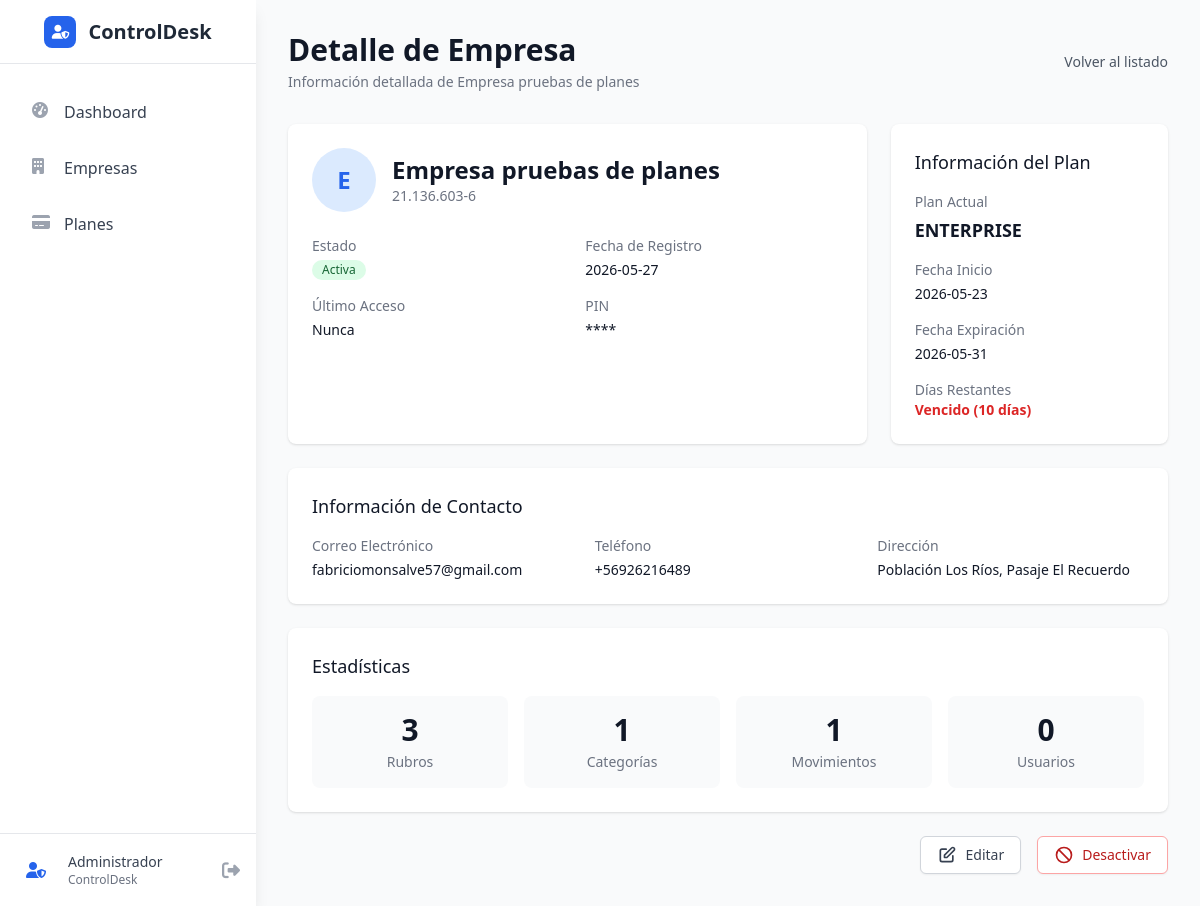
The page /admin/empresas/2 (signed in) on the database its author committed.
### app/models/empresa.py (models this page shows, shortened)
class Empresa(db.Model):
    __tablename__ = 'empresas'
    id = db.Column(db.Integer, primary_key=True)
    nombre = db.Column(db.String(100), nullable=False, unique=True)
    pin_hash = db.Column(db.String(255), nullable=False)
    estado = db.Column(db.String(20), nullable=False, default='activa')
    fecha_creacion = db.Column(db.DateTime, nullable=False, default=datetime.utcnow)
    rut_empresa = db.Column(db.String(20), nullable=True)
    correo = db.Column(db.String(120), nullable=True)
    telefono = db.Column(db.String(20), nullable=True)
    direccion = db.Column(db.String(200), nullable=True)
    ultimo_acceso = db.Column(db.DateTime, nullable=True)
    plan_id = db.Column(db.Integer, db.ForeignKey('planes.id'), nullable=True)
    fecha_inicio_plan = db.Column(db.DateTime, nullable=True)
    fecha_expiracion_plan = db.Column(db.DateTime, nullable=True)
    rubros = db.relationship('Rubro', backref='empresa', lazy=True, cascade='all, delete-orphan')
    movimientos = db.relationship('Movimiento', backref='empresa', lazy=True, cascade='all, delete-orphan')
    categorias = db.relationship('Categoria', backref='empresa', lazy=True, cascade='all, delete-orphan')
    users = db.relationship('User', backref='empresa', lazy=True)
    def to_dict(self):
        return {
            'id': self.id,
            'nombre': self.nombre,
            'estado': self.estado,
            'rut_empresa': self.rut_empresa,
            'correo': self.correo,
            'telefono': self.telefono,
            'direccion': self.direccion,
            'fecha_creacion': self.fecha_creacion.isoformat() if self.fecha_creacion else None,
            'ultimo_acceso': self.ultimo_acceso.isoformat() if self.ultimo_acceso else None,
            'plan_id': self.plan_id,
            'fecha_inicio_plan': self.fecha_inicio_plan.isoformat() if self.fecha_inicio_plan else None,
            'fecha_expiracion_plan': self.fecha_expiracion_plan.isoformat() if self.fecha_expiracion_plan else None,
            'plan': self.plan.to_dict() if self.plan else None
        }

### app/models/plan.py (models this page shows, shortened)
class Plan(db.Model):
    __tablename__ = 'planes'
    id = db.Column(db.Integer, primary_key=True)
    nombre = db.Column(db.String(50), unique=True, nullable=False)  # FREE, BASIC, PRO, ENTERPRISE
    descripcion = db.Column(db.String(200), nullable=True)
    precio_mensual = db.Column(db.Float, default=0.0)
    activo = db.Column(db.Boolean, default=True)
    max_rubros = db.Column(db.Integer, default=3)  # Límite de rubros
    max_categorias = db.Column(db.Integer, default=10)  # Límite de categorías
    max_usuarios = db.Column(db.Integer, default=1)  # Límite de usuarios
    max_movimientos_mensuales = db.Column(db.Integer, default=100)  # Límite de movimientos mensuales
    acceso_reportes_avanzados = db.Column(db.Boolean, default=False)  # Acceso a reportes avanzados
    acceso_export_pdf = db.Column(db.Boolean, default=False)  # Acceso a exportar PDF
    fecha_creacion = db.Column(db.DateTime, nullable=False, default=datetime.utcnow)
    empresas = db.relationship('Empresa', backref='plan', lazy=True)
    def to_dict(self):
        return {
            'id': self.id,
            'nombre': self.nombre,
            'descripcion': self.descripcion,
            'precio_mensual': self.precio_mensual,
            'activo': self.activo,
            'max_rubros': self.max_rubros,
            'max_categorias': self.max_categorias,
            'max_usuarios': self.max_usuarios,
            'max_movimientos_mensuales': self.max_movimientos_mensuales,
            'acceso_reportes_avanzados': self.acceso_reportes_avanzados,
            'acceso_export_pdf': self.acceso_export_pdf,
            'fecha_creacion': self.fecha_creacion.isoformat() if self.fecha_creacion else None
        }

### app/routes/admin.py (the view)
@admin_bp.route('/empresas/<int:empresa_id>')
@admin_required
def empresas_detalle(empresa_id):
    empresa = AdminService.get_empresa_detalle(empresa_id)
    if not empresa:
        flash('Empresa no encontrada', 'error')
        return redirect(url_for('admin.empresas_list'))
    return render_template('admin/empresas_detalle.html', empresa=empresa)

### app/models/user.py (called while the page is built)
    def is_admin(self):
        return self.role == 'ADMIN'

### app/templates/admin/empresas_detalle.html (shortened to what this page needs)
{% extends "base_admin.html" %}
{% block content %}
<div class="p-6 sm:p-8">
    <div class="flex justify-between items-center mb-8">
        <div>
            <h1 class="text-3xl font-bold text-gray-900">Detalle de Empresa</h1>
            <p class="mt-1 text-sm text-gray-500">Información detallada de {{ empresa.nombre }}</p>
        </div>
        <a href="{{ url_for('admin.empresas_list') }}" class="text-gray-600 hover:text-gray-900 text-sm">
            Volver al listado
        </a>
    </div>
        <div class="grid grid-cols-1 lg:grid-cols-3 gap-6 mb-6">
            <div class="lg:col-span-2 bg-white rounded-lg shadow p-6">
                <div class="flex items-center mb-6">
                    <div class="flex-shrink-0 h-16 w-16 bg-blue-100 rounded-full flex items-center justify-center">
                        <span class="text-blue-600 font-bold text-2xl">{{ empresa.nombre[0]|upper }}</span>
                    </div>
                    <div class="ml-4">
                        <h2 class="text-2xl font-bold text-gray-900">{{ empresa.nombre }}</h2>
                        <p class="text-sm text-gray-500">{{ empresa.rut_empresa or 'Sin RUT' }}</p>
                    </div>
                </div>
                <div class="grid grid-cols-2 gap-4">
                    <div>
                        <p class="text-sm font-medium text-gray-500">Estado</p>
                        <span class="inline-flex items-center px-2.5 py-0.5 rounded-full text-xs font-medium mt-1 {% if empresa.estado == 'activa' %}bg-green-100 text-green-800{% else %}bg-red-100 text-red-800{% endif %}">
                            {{ empresa.estado|capitalize }}
                        </span>
                    </div>
                    <div>
                        <p class="text-sm font-medium text-gray-500">Fecha de Registro</p>
                        <p class="text-sm text-gray-900 mt-1">{{ empresa.fecha_creacion.split('T')[0] if empresa.fecha_creacion else '-' }}</p>
                    </div>
                    <div>
                        <p class="text-sm font-medium text-gray-500">Último Acceso</p>
                        <p class="text-sm text-gray-900 mt-1">{{ empresa.ultimo_acceso.split('T')[0] if empresa.ultimo_acceso else 'Nunca' }}</p>
                    </div>
                    <div>
                        <p class="text-sm font-medium text-gray-500">PIN</p>
                        <p class="text-sm text-gray-900 mt-1">****</p>
                    </div>
                </div>
            </div>
            <div class="bg-white rounded-lg shadow p-6">
                <h3 class="text-lg font-medium text-gray-900 mb-4">Información del Plan</h3>
                <div class="space-y-4">
                    <div>
                        <p class="text-sm font-medium text-gray-500">Plan Actual</p>
                        <p class="text-lg font-semibold text-gray-900 mt-1">{{ empresa.plan_nombre or 'Sin plan' }}</p>
                    </div>
                    <div>
                        <p class="text-sm font-medium text-gray-500">Fecha Inicio</p>
                        <p class="text-sm text-gray-900 mt-1">{{ empresa.fecha_inicio_plan.split('T')[0] if empresa.fecha_inicio_plan else '-' }}</p>
                    </div>
                    <div>
                        <p class="text-sm font-medium text-gray-500">Fecha Expiración</p>
                        <p class="text-sm text-gray-900 mt-1">
                            {{ empresa.fecha_expiracion_plan.split('T')[0] if empresa.fecha_expiracion_plan else '-' }}
                        </p>
                    </div>
                    {% if empresa.fecha_expiracion_plan %}
                    <div>
                        <p class="text-sm font-medium text-gray-500">Días Restantes</p>
                        <p class="text-sm text-gray-900">
                            {% if empresa.esta_vencido %}
                                <span class="text-red-600 font-semibold">Vencido ({{ empresa.dias_restantes|abs }} días)</span>
                            {% else %}
                                <span class="text-green-600 font-semibold">{{ empresa.dias_restantes }} días</span>
                            {% endif %}
                        </p>
                    </div>
                    {% endif %}
                </div>
            </div>
        </div>
        <div class="bg-white rounded-lg shadow p-6 mb-6">
            <h3 class="text-lg font-medium text-gray-900 mb-4">Información de Contacto</h3>
            <div class="grid grid-cols-1 md:grid-cols-3 gap-4">
                <div>
                    <p class="text-sm font-medium text-gray-500">Correo Electrónico</p>
                    <p class="text-sm text-gray-900 mt-1">{{ empresa.correo or '-' }}</p>
                </div>
                <div>
                    <p class="text-sm font-medium text-gray-500">Teléfono</p>
                    <p class="text-sm text-gray-900 mt-1">{{ empresa.telefono or '-' }}</p>
                </div>
                <div>
                    <p class="text-sm font-medium text-gray-500">Dirección</p>
                    <p class="text-sm text-gray-900 mt-1">{{ empresa.direccion or '-' }}</p>
                </div>
            </div>
        </div>
        <div class="bg-white rounded-lg shadow p-6 mb-6">
            <h3 class="text-lg font-medium text-gray-900 mb-4">Estadísticas</h3>
            <div class="grid grid-cols-2 md:grid-cols-4 gap-4">
                <div class="text-center p-4 bg-gray-50 rounded-lg">
                    <p class="text-3xl font-bold text-gray-900">{{ empresa.estadisticas.rubros_count if empresa.estadisticas else 0 }}</p>
                    <p class="text-sm text-gray-500 mt-1">Rubros</p>
                </div>
                <div class="text-center p-4 bg-gray-50 rounded-lg">
                    <p class="text-3xl font-bold text-gray-900">{{ empresa.estadisticas.categorias_count if empresa.estadisticas else 0 }}</p>
                    <p class="text-sm text-gray-500 mt-1">Categorías</p>
                </div>
                <div class="text-center p-4 bg-gray-50 rounded-lg">
                    <p class="text-3xl font-bold text-gray-900">{{ empresa.estadisticas.movimientos_total if empresa.estadisticas else 0 }}</p>
                    <p class="text-sm text-gray-500 mt-1">Movimientos</p>
                </div>
                <div class="text-center p-4 bg-gray-50 rounded-lg">
                    <p class="text-3xl font-bold text-gray-900">{{ empresa.estadisticas.users_count if empresa.estadisticas else 0 }}</p>
                    <p class="text-sm text-gray-500 mt-1">Usuarios</p>
                </div>
            </div>
        </div>
        <div class="flex justify-end space-x-4">
            <a href="{{ url_for('admin.empresas_edit', empresa_id=empresa.id) }}" class="inline-flex items-center px-4 py-2 border border-gray-300 rounded-md shadow-sm text-sm font-medium text-gray-700 bg-white hover:bg-gray-50">
                <svg class="h-5 w-5 mr-2" fill="none" stroke="currentColor" viewBox="0 0 24 24">
                    <path stroke-linecap="round" stroke-linejoin="round" stroke-width="2" d="M11 5H6a2 2 0 00-2 2v11a2 2 0 002 2h11a2 2 0 002-2v-5m-1.414-9.414a2 2 0 112.828 2.828L11.828 15H9v-2.828l8.586-8.586z"></path>
                </svg>
                Editar
            </a>
            {% if empresa.estado == 'activa' %}
            <form action="{{ url_for('admin.empresas_desactivar', empresa_id=empresa.id) }}" method="POST" class="inline" onsubmit="return confirm('¿Está seguro de desactivar esta empresa?')">
                <button type="submit" class="inline-flex items-center px-4 py-2 border border-red-300 rounded-md shadow-sm text-sm font-medium text-red-700 bg-white hover:bg-red-50">
                    <svg class="h-5 w-5 mr-2" fill="none" stroke="currentColor" viewBox="0 0 24 24">
                        <path stroke-linecap="round" stroke-linejoin="round" stroke-width="2" d="M18.364 18.364A9 9 0 005.636 5.636m12.728 12.728A9 9 0 015.636 5.636m12.728 12.728L5.636 5.636"></path>
                    </svg>
                    Desactivar
                </button>
            </form>
            {% endif %}
        </div>
    </div>
</div>
{% endblock %}

### rows shown on the page
Empresa: nombre "Empresa pruebas de planes", nombre "E", rut_empresa "21.136.603-6", estado "Activa", correo "fabriciomonsalve57@gmail.com", telefono "+56926216489", direccion "Población Los Ríos, Pasaje El Recuerdo"
Plan: nombre "ENTERPRISE"

### other values the page prints
{{ empresa.dias_restantes|abs }} "10"
{{ empresa.estadisticas.rubros_count if empresa.estadisticas else 0 }} "3"
{{ empresa.estadisticas.categorias_count if empresa.estadisticas else 0 }} "1"
{{ empresa.estadisticas.movimientos_total if empresa.estadisticas else 0 }} "1"
{{ empresa.estadisticas.users_count if empresa.estadisticas else 0 }} "0"
